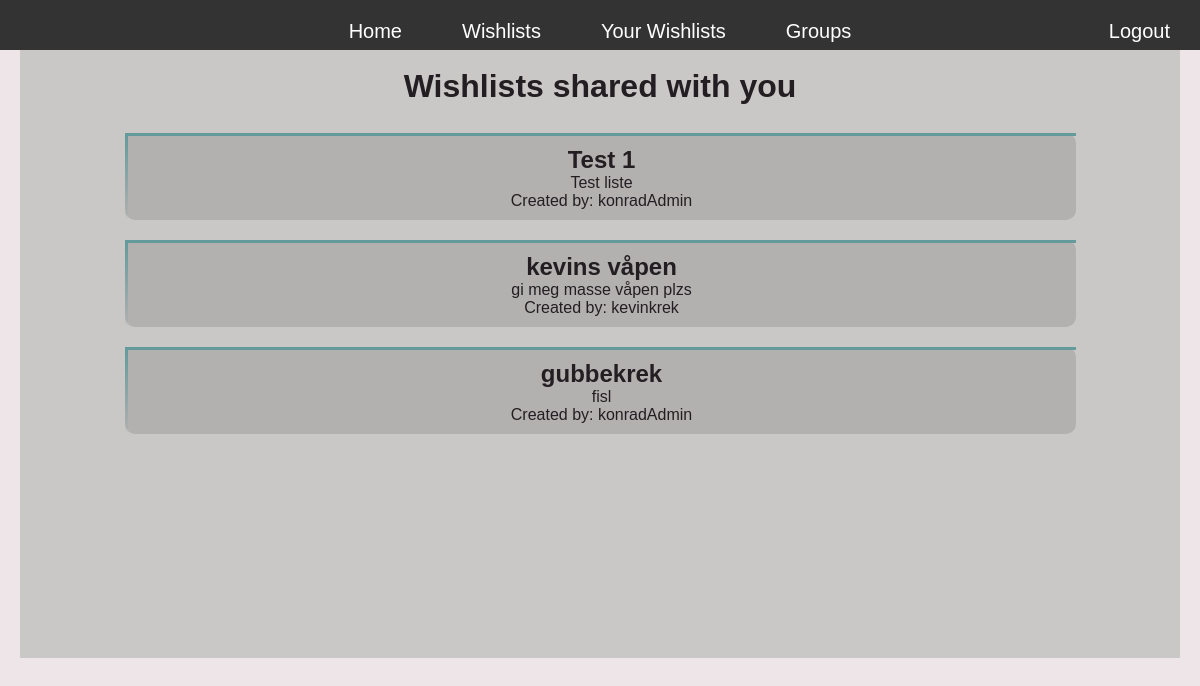
Page /wishlist/ (signed in) on the earlier database version.
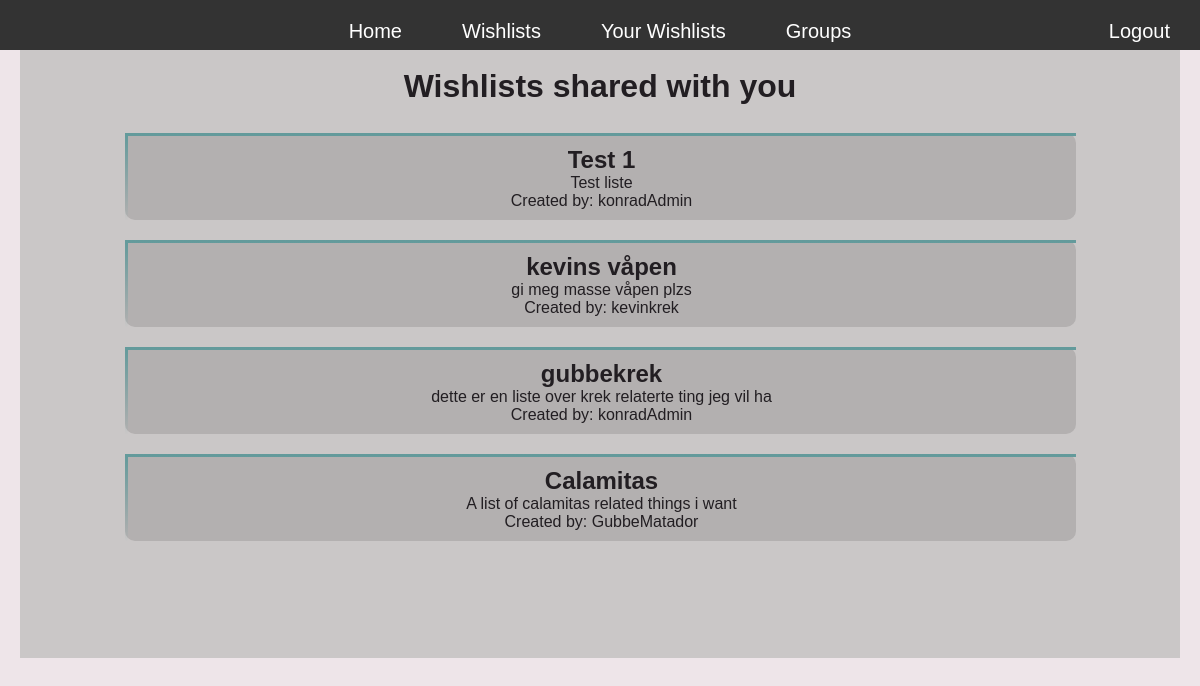
Same page on the later database version.
### wishlistManager/models.py (models this page shows, shortened)
class Wishlist(models.Model):
    name = models.CharField(max_length=100)
    description = models.TextField()
    date_created = models.DateTimeField(auto_now_add=True)
    date_modified = models.DateTimeField(auto_now=True)
    privacy_level = models.IntegerField(default=0)
    user = models.ForeignKey('auth.User', related_name='created_wishlists', on_delete=models.CASCADE)
    groups_with_permission = models.ManyToManyField(WishlistGroup, related_name='wishlists', blank=True, null=True)
    users_with_permission = models.ManyToManyField('auth.User', related_name='wishlists', blank=True, null=True)
    def shared_with_user(self, user):
        if user == self.user:
            return False
        if self.privacy_level == 1:
            if user in self.users_with_permission.all():
                return True
            for group in self.groups_with_permission.all():
                if user in group.members.all():
                    return True
        return False

### wishlistManager/views.py (the view)
# urls.py: path("", views.wishlist_view, name="wishlist_list"),
@login_required
def wishlist_view(request):
    wishlists = Wishlist.objects.all()
    wishlists_with_permission = [wishlist for wishlist in wishlists if wishlist.shared_with_user(request.user)]
    context = {'wishlist_list': wishlists_with_permission}
    return render(request, 'wishlist/wishlist_overview.html', context)

### wishlistManager/templates/wishlist/wishlist_overview.html (shortened to what this page needs)
{% extends "base.html" %}
{% load static %}
    {% block content %}
        <h1>Wishlists shared with you</h1>
        <br>
        {% for wishlist in wishlist_list %}
        <a href="{% url 'wishlist_detail' wishlist.id %}">
            <div class= "wishlist">
                <h2 >{{ wishlist.name }}</h2>
                {% if wishlist.description %}
                    <p>{{ wishlist.description }}</p>
                {% endif %}
                <p>Created by: {{ wishlist.user }}</p>
            </div>
        </a>
        {% endfor %}
    {% endblock %}

Differences in the rows shown:
changed Wishlist "gubbekrek": description "fisl" → "dette er en liste over krek relaterte ting jeg vil ha"
added Wishlist: name "Calamitas", description "A list of calamitas related things i want", user "GubbeMatador"
